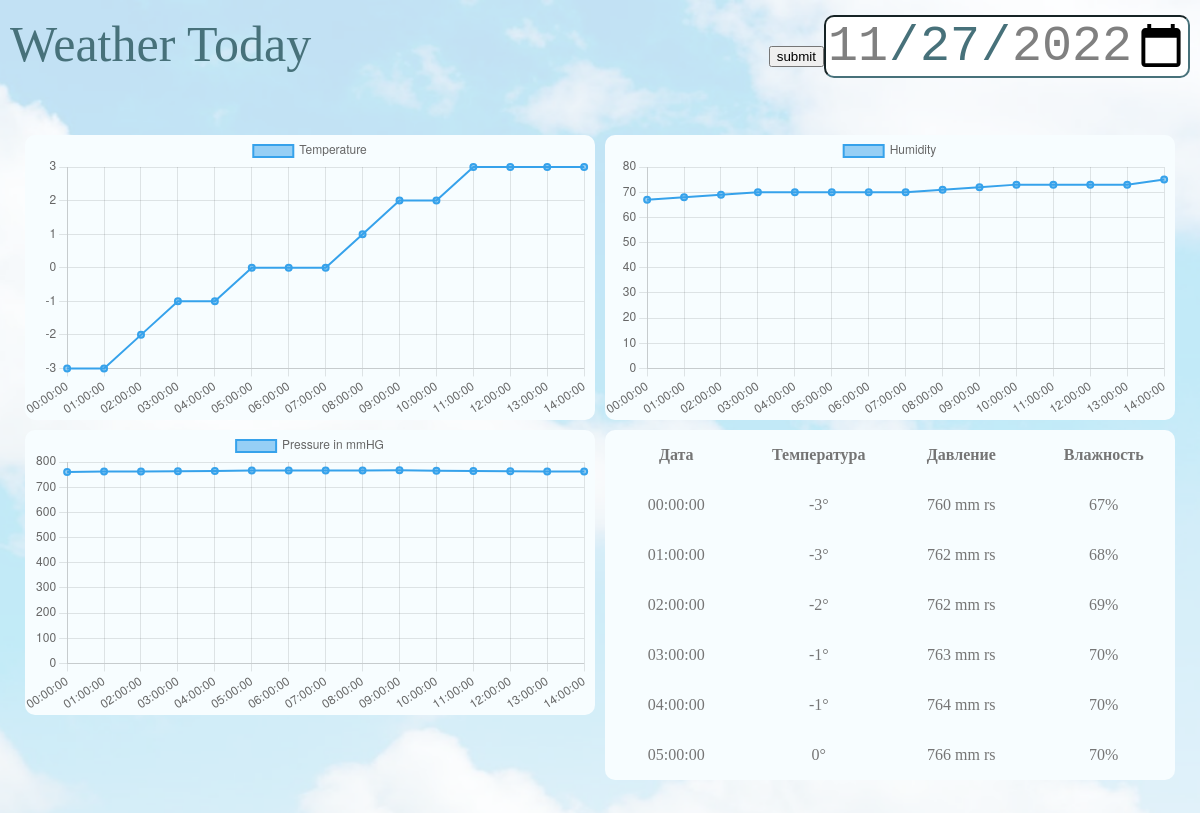
The page /php/src/index.php on the database its author committed.
### tables this page shows
create table weather
(
    date     date null,
    time     time null,
    temp     text null,
    pres     text null,
    humidity text null
);

### php/src/max_min_data.php (called while the page is built, shortened)
<?php
$dbcon = mysqli_connect(DB_HOST, DB_USER, DB_PSWD, DB_NAME);
$sqlget = "select max(date) as max_date, min(date) as min_date from weather";
$sqldata = mysqli_query($dbcon, $sqlget) or die('error');
$row = mysqli_fetch_array($sqldata, MYSQLI_ASSOC);
$max_data = $row['max_date'];
$min_data = $row['min_date'];

### php/src/data_base.php (the view, shortened to what this page needs)
<?php
$dbcon = mysqli_connect(DB_HOST, DB_USER, DB_PSWD, DB_NAME);
$sqlget = "select max(date) as max_date from weather";
$sqldata = mysqli_query($dbcon, $sqlget) or die('error');
$row = mysqli_fetch_array($sqldata, MYSQLI_ASSOC);
$max_date = $row['max_date'];
$sqlget = "select time, temp, pres, humidity from weather where date = '" . $max_date . "' order by time";
$sqldata = mysqli_query($dbcon, $sqlget) or die('error');
$array_temp = [];
$array_hum = [];
$array_pres = [];
$array_time = [];
while ($row = mysqli_fetch_array($sqldata, MYSQLI_ASSOC)){
    $array_temp[] = $row['temp'];
}
$sqldata = mysqli_query($dbcon, $sqlget) or die('error');
while ($row = mysqli_fetch_array($sqldata, MYSQLI_ASSOC)){
    $array_hum[] = $row['humidity'];
}
$sqldata = mysqli_query($dbcon, $sqlget) or die('error');
while ($row = mysqli_fetch_array($sqldata, MYSQLI_ASSOC)){
    $array_pres[] = $row['pres'];
}
$sqldata = mysqli_query($dbcon, $sqlget) or die('error');
while ($row = mysqli_fetch_array($sqldata, MYSQLI_ASSOC)){
    $array_time[] = "'".$row['time']."'";
}
$sqldata = mysqli_query($dbcon, $sqlget) or die('error');
echo "<table class='table_weather'>";
echo "<tr><th>Дата</th><th>Температура</th><th>Давление</th><th>Влажность</th>";
while ($row = mysqli_fetch_array($sqldata, MYSQLI_ASSOC)){
    echo "<tr><td>";
    echo $row['time'];
    echo "</td><td>";
    echo $row['temp'].'°';
    echo "</td><td>";
    echo $row['pres'].' mm rs';
    echo "</td><td>";
    echo $row['humidity'].'%';
    echo "</td></tr>";
}
echo"</table>";
?>

### php/src/index.php (shortened to what this page needs)
<!DOCTYPE html>
<html lang="en">
<?php include 'max_min_data.php';?>
<head>
    <link rel="stylesheet" href="style.css">
</head>
<body>
<header>
    <nav class="container">
        <div class="message_today">
            Weather Today
        </div>
        <form class = "date_block">
                <input type="date" name="calendar" value="<?php echo $max_data?>"
                       max="<?php echo $max_data?>" min="<?php echo $min_data?>" , class="calendar_block">
                <button type='button'>submit</button>
        </form>
    </nav>
</header>
<div class="row">
    <div class = "column">
        <canvas class="temp_chart" id="TempChart"></canvas>
    </div>
    <div class = "column">
        <canvas class="humidity_chart" id="HumChart"> </canvas>
    </div>
</div>
<div class="row">
    <div class="column">
        <canvas class="pressure_chart" id="PresChart"></canvas>
    </div>
    <div class="column">
        <div style="height: 350px; overflow-y:auto; border-radius: 10px;">
            <?php include 'data_base.php';?>
        </div>
    </div>
</div>
<script>
    const ctx = document.getElementById('TempChart');
    new Chart(ctx, {
        type: 'line',
        data: {
            labels: [<?php echo join(', ', $array_time)?>],
            datasets: [{
                label: 'Temperature',
                data: [<?php echo join(', ', $array_temp)?>],
                borderWidth: 2
            }]
        },
        options: {
            scales: {
                y: {
                    beginAtZero: true
                }
            }
        }
    });
    const ctx_2 = document.getElementById('PresChart');
    new Chart(ctx_2, {
        type: 'line',
        data: {
            labels: [<?php echo join(', ', $array_time)?>],
            datasets: [{
                label: 'Pressure in mmHG',
                data: [<?php echo join(', ', $array_pres)?>],
                borderWidth: 2
            }]
        },
        options: {
            scales: {
                y: {
                    beginAtZero: true
                }
            }
        }
    });
    const ctx_3 = document.getElementById('HumChart');
    new Chart(ctx_3, {
        type: 'line',
        data: {
            labels: [<?php echo join(', ', $array_time)?>],
            datasets: [{
                label: 'Humidity',
                data: [<?php echo join(', ', $array_hum);?>],
                borderWidth: 2
            }]
        },
        options: {
            scales: {
                y: {
                    beginAtZero: true
                }
            }
        }
    });
</script>
</body>

### php/src/style.css (style rules this page uses)
body { background-image: url(background.png); background-repeat: no-repeat; background-position: center center; background-attachment: fixed; -webkit-background-size: cover; -moz-background-size: cover; -o-background-size: cover; background-size: cover; min-height: 100%; width: 100%; margin: 0; }
header { width: 100%; padding: 15px 0; margin-bottom: 100px; position: relative; }
.message_today { margin: 0px 0px 0px 10px; position: absolute; display: block; color: #47717a; font-size: 50px; float: left; }
.date_block { margin: 0px 0px 0px 0px; position: relative; display: block; color: #47717a; font-size: 50px; float: right; }
.calendar_block { margin: 0px 10px 0px 0px; position: relative; border-color: #47717a; border-radius: 10px; color: #47717a; font-size: 50px; float: right; }
.temp_chart { background: #f7fdff; width: 100%; height: 400px; border-radius: 10px; }
.humidity_chart { background: #f7fdff; width: 100%; height: 400px; border-radius: 10px; }
.pressure_chart { background: #f7fdff; width: 100%; height: 400px; border-radius: 10px; }
.table_weather { background: #f7fdff; float: right; width: 100%; height: 800px; display: table; table-layout: fixed; border-collapse: collapse; }
.table_weather th, .table_weather td { padding: 5px; color:#757575; width: 100%; text-align: center; }
* { box-sizing: border-box; }
.row { margin-left:20px; margin-right:20px; }
.column { float: left; width: 50%; padding: 5px; }
.row::after { content: ""; clear: both; display: table; }

### rows shown on the page
weather: time "00:00:00", temp "-3", pres "760", humidity "67"
weather: time "01:00:00", temp "-3", pres "762", humidity "68"
weather: time "02:00:00", temp "-2", pres "762", humidity "69"
weather: time "03:00:00", temp "-1", pres "763", humidity "70"
weather: time "04:00:00", temp "-1", pres "764", humidity "70"
weather: time "05:00:00", temp "0", pres "766", humidity "70"

### other values the page prints
chart data {{ join(', ', $array_time) }} '00:00:00', '01:00:00', '02:00:00', '03:00:00', '04:00:00', '05:00:00', '06:00:00', '07:00:00', '08:00:00', '09:00:00', '10:00:00', '11:00:00', '12:00:00', '13:00:00', '14:00:00'
chart data {{ join(', ', $array_temp) }} -3, -3, -2, -1, -1, 0, 0, 0, 1, 2, 2, 3, 3, 3, 3
chart data {{ join(', ', $array_pres) }} 760, 762, 762, 763, 764, 766, 766, 766, 766, 767, 765, 764, 763, 762, 762
